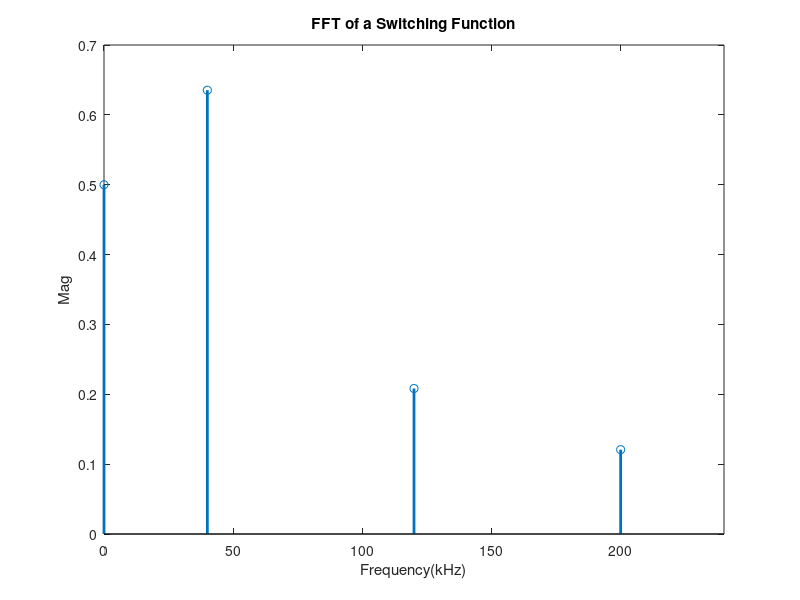

This figure's MATLAB source:
f_fund= 50;
f_switch=40e3;
carrierLength=40;
f_sample=f_switch*carrierLength;
f_resonant=10e3;

carrierSignal_1=[-1:4/(carrierLength):1];
carrierSignal_2=[1:-4/(carrierLength):-1];
carrierSignal_1period=[carrierSignal_1,carrierSignal_2(2:end-1)];


sampleTime=1/f_sample;
stopTime=8/f_fund;
time=0:sampleTime:stopTime-sampleTime;

repeat_time=length(time)/carrierLength;

carrierSignal=[];

for i=1:repeat_time
    carrierSignal=[carrierSignal carrierSignal_1period];
end
%% 
m_fund=0.1;


referenceSignal1= m_fund*cos(2*pi*f_fund*time-pi);
referenceSignal2= m_fund*cos(2*pi*f_fund*time-pi-2*pi/3);
referenceSignal3 = m_fund*cos(2*pi*f_fund*time-pi-4*pi/3);

%%
PWM1=double((referenceSignal1>carrierSignal));
PWM2=double((referenceSignal2>carrierSignal));
PWM3=double((referenceSignal3>carrierSignal));
PWM=PWM1-PWM2-PWM3;

%% 
y = fft(PWM);
L=length(y);
PWM_mag2= abs(y/L);
PWM_mag= [ flip(PWM_mag2(1:(L/2)+1)), flip(PWM_mag2((L/2)+1:end))]; 
PWM_angle2=angle(y/L);
PWM_angle= [ flip(PWM_angle2(1:(L/2)+1)), flip(PWM_angle2((L/2)+1:end))]; 
f= f_sample*(0:(L/2))/L;
f = [-flip(f(2:end)) f ];

PWM_mag=PWM_mag((length(PWM_mag))/2:end);
PWM_mag(2:end)=PWM_mag(2:end)*2;
f= f_sample*(0:(L/2))/L;
%%
PWM_mag(PWM_mag<0.1)=nan;
figure();
stem(f/1000,PWM_mag,'LineWidth',2);
xlim([0 6*f_switch/1000])
% set(gca,'XTick',0:f_fund:2*f_switch)
% set(gca,'XTickLabel',0:1:1600)
xlabel('Frequency(kHz)');
title('FFT of a Switching Function')
ylabel('Mag')
